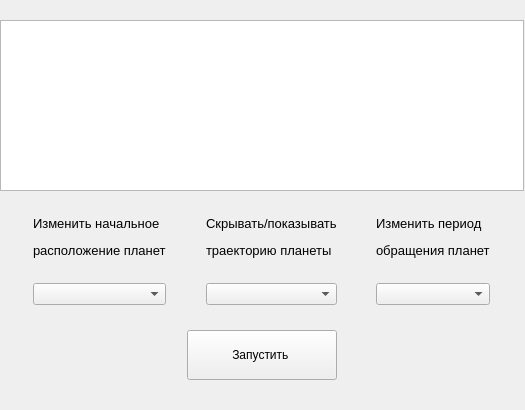
<?xml version="1.0" encoding="UTF-8"?>
<ui version="4.0">
 <class>SolarSystemWindow</class>
 <widget class="QWidget" name="SolarSystemWindow">
  <property name="geometry">
   <rect>
    <x>0</x>
    <y>0</y>
    <width>525</width>
    <height>410</height>
   </rect>
  </property>
  <property name="minimumSize">
   <size>
    <width>525</width>
    <height>410</height>
   </size>
  </property>
  <property name="maximumSize">
   <size>
    <width>525</width>
    <height>410</height>
   </size>
  </property>
  <property name="windowTitle">
   <string>Окно модели Солнечной системы</string>
  </property>
  <widget class="QWidget" name="verticalLayoutWidget_3">
   <property name="geometry">
    <rect>
     <x>0</x>
     <y>20</y>
     <width>524</width>
     <height>360</height>
    </rect>
   </property>
   <layout class="QVBoxLayout" name="verticalLayout_3">
    <item>
     <widget class="QGraphicsView" name="graphicsView"/>
    </item>
    <item>
     <spacer name="verticalSpacer_4">
      <property name="orientation">
       <enum>Qt::Vertical</enum>
      </property>
      <property name="sizeHint" stdset="0">
       <size>
        <width>20</width>
        <height>40</height>
       </size>
      </property>
     </spacer>
    </item>
    <item>
     <layout class="QHBoxLayout" name="horizontalLayout">
      <item>
       <spacer name="horizontalSpacer_4">
        <property name="orientation">
         <enum>Qt::Horizontal</enum>
        </property>
        <property name="sizeHint" stdset="0">
         <size>
          <width>40</width>
          <height>20</height>
         </size>
        </property>
       </spacer>
      </item>
      <item>
       <layout class="QVBoxLayout" name="verticalLayout">
        <item>
         <widget class="QLabel" name="label">
          <property name="text">
           <string>&lt;html&gt;&lt;head/&gt;&lt;body&gt;&lt;p&gt;&lt;span style=&quot; font-size:10pt;&quot;&gt;Изменить начальное &lt;/span&gt;&lt;/p&gt;&lt;p&gt;&lt;span style=&quot; font-size:10pt;&quot;&gt;расположение планет&lt;/span&gt;&lt;/p&gt;&lt;/body&gt;&lt;/html&gt;</string>
          </property>
         </widget>
        </item>
        <item>
         <spacer name="verticalSpacer">
          <property name="orientation">
           <enum>Qt::Vertical</enum>
          </property>
          <property name="sizeHint" stdset="0">
           <size>
            <width>20</width>
            <height>40</height>
           </size>
          </property>
         </spacer>
        </item>
        <item>
         <widget class="QComboBox" name="combo_box_radius"/>
        </item>
       </layout>
      </item>
      <item>
       <spacer name="horizontalSpacer_2">
        <property name="orientation">
         <enum>Qt::Horizontal</enum>
        </property>
        <property name="sizeHint" stdset="0">
         <size>
          <width>40</width>
          <height>20</height>
         </size>
        </property>
       </spacer>
      </item>
      <item>
       <layout class="QVBoxLayout" name="verticalLayout_4">
        <item>
         <widget class="QLabel" name="label_3">
          <property name="text">
           <string>&lt;html&gt;&lt;head/&gt;&lt;body&gt;&lt;p&gt;&lt;span style=&quot; font-size:10pt;&quot;&gt;Скрывать/показывать&lt;/span&gt;&lt;/p&gt;&lt;p&gt;&lt;span style=&quot; font-size:10pt;&quot;&gt;траекторию планеты &lt;/span&gt;&lt;/p&gt;&lt;/body&gt;&lt;/html&gt;</string>
          </property>
         </widget>
        </item>
        <item>
         <spacer name="verticalSpacer_5">
          <property name="orientation">
           <enum>Qt::Vertical</enum>
          </property>
          <property name="sizeHint" stdset="0">
           <size>
            <width>20</width>
            <height>40</height>
           </size>
          </property>
         </spacer>
        </item>
        <item>
         <widget class="QComboBox" name="combo_box_trace"/>
        </item>
       </layout>
      </item>
      <item>
       <spacer name="horizontalSpacer_3">
        <property name="orientation">
         <enum>Qt::Horizontal</enum>
        </property>
        <property name="sizeHint" stdset="0">
         <size>
          <width>40</width>
          <height>20</height>
         </size>
        </property>
       </spacer>
      </item>
      <item>
       <layout class="QVBoxLayout" name="verticalLayout_2">
        <item>
         <widget class="QLabel" name="label_2">
          <property name="text">
           <string>&lt;html&gt;&lt;head/&gt;&lt;body&gt;&lt;p&gt;&lt;span style=&quot; font-size:10pt;&quot;&gt;Изменить период &lt;/span&gt;&lt;/p&gt;&lt;p&gt;&lt;span style=&quot; font-size:10pt;&quot;&gt;обращения планет&lt;/span&gt;&lt;/p&gt;&lt;/body&gt;&lt;/html&gt;</string>
          </property>
         </widget>
        </item>
        <item>
         <spacer name="verticalSpacer_2">
          <property name="orientation">
           <enum>Qt::Vertical</enum>
          </property>
          <property name="sizeHint" stdset="0">
           <size>
            <width>20</width>
            <height>40</height>
           </size>
          </property>
         </spacer>
        </item>
        <item>
         <widget class="QComboBox" name="combo_box_time"/>
        </item>
       </layout>
      </item>
      <item>
       <spacer name="horizontalSpacer">
        <property name="orientation">
         <enum>Qt::Horizontal</enum>
        </property>
        <property name="sizeHint" stdset="0">
         <size>
          <width>40</width>
          <height>20</height>
         </size>
        </property>
       </spacer>
      </item>
     </layout>
    </item>
    <item>
     <spacer name="verticalSpacer_3">
      <property name="orientation">
       <enum>Qt::Vertical</enum>
      </property>
      <property name="sizeHint" stdset="0">
       <size>
        <width>20</width>
        <height>40</height>
       </size>
      </property>
     </spacer>
    </item>
    <item>
     <layout class="QHBoxLayout" name="horizontalLayout_2">
      <item>
       <spacer name="horizontalSpacer_5">
        <property name="orientation">
         <enum>Qt::Horizontal</enum>
        </property>
        <property name="sizeHint" stdset="0">
         <size>
          <width>40</width>
          <height>20</height>
         </size>
        </property>
       </spacer>
      </item>
      <item>
       <widget class="QPushButton" name="pb_start_solar_system">
        <property name="minimumSize">
         <size>
          <width>150</width>
          <height>50</height>
         </size>
        </property>
        <property name="text">
         <string>Запустить </string>
        </property>
       </widget>
      </item>
      <item>
       <spacer name="horizontalSpacer_6">
        <property name="orientation">
         <enum>Qt::Horizontal</enum>
        </property>
        <property name="sizeHint" stdset="0">
         <size>
          <width>40</width>
          <height>20</height>
         </size>
        </property>
       </spacer>
      </item>
     </layout>
    </item>
   </layout>
  </widget>
 </widget>
 <resources/>
 <connections/>
</ui>
